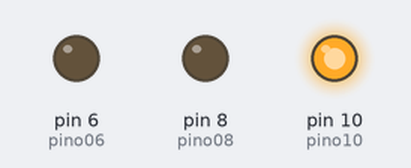
Bench run of a sketch on a simulated Arduino Uno, built with avr-gcc and run on an emulated ATmega328P. On the bench: output pins drawn as LEDs (lit = HIGH).

Above: at 0.5 s.
At 1.5 s:
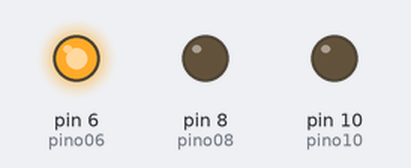
At 5.5 s:
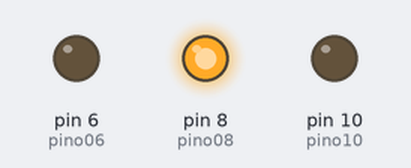
Timing chart, 0 to 6.9 s (numbered marks = the images above):
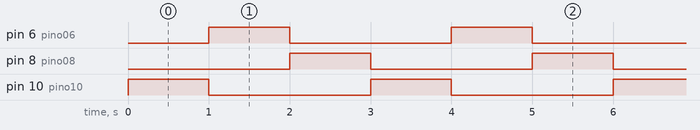

Measured:
- by itself, pin 6 (pino06), pin 8 (pino08), pin 10 (pino10): alternates HIGH for 1.0 s and LOW for 2.0 s
- by itself, everything shown: repeats every 3.0 s, in 3 steps

The sketch:

cemaforu.ino
```cpp
int pino10=10;
int pino08=8;
int pino06=6;

void setup(){
  pinMode (pino10,OUTPUT);
  pinMode (pino08,OUTPUT);
  pinMode (pino06,OUTPUT);
}
void loop(){
    digitalWrite(pino10,HIGH);
    digitalWrite(pino08,LOW);
    delay(1000);

    digitalWrite(pino10,LOW);
    digitalWrite(pino06,HIGH);
    delay(1000);

    digitalWrite(pino06,LOW);
    digitalWrite(pino08,HIGH);
    delay(1000);
  }
```
